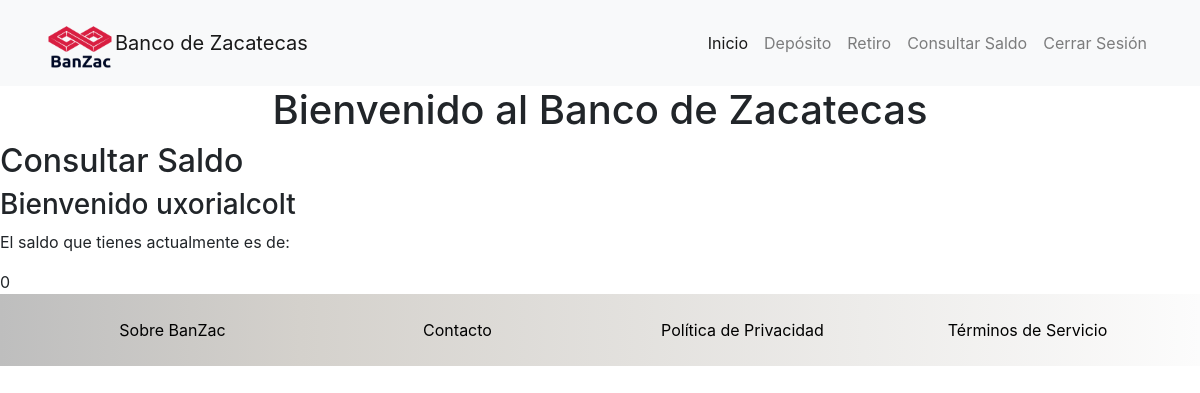
Before: /transacciones/consultar_saldo/ (signed in) with the older database file.
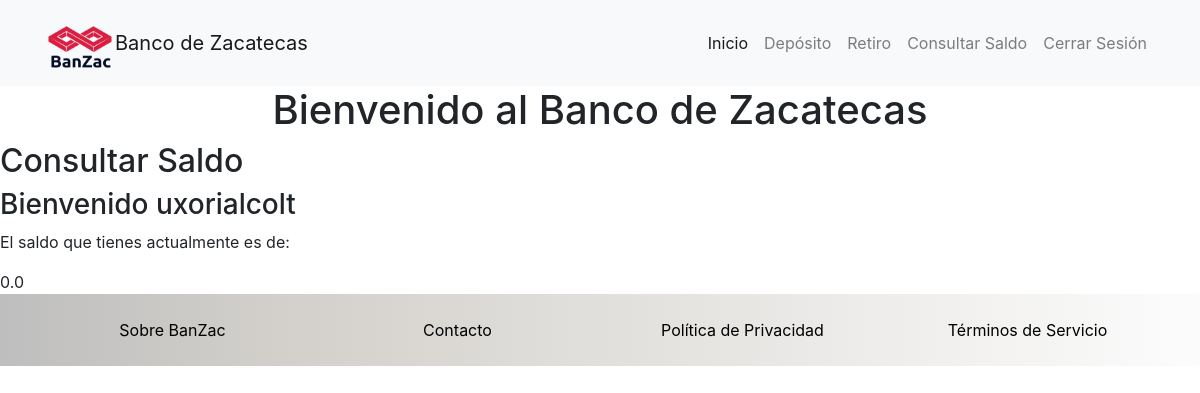
After: the same page with the newer database file.
### transacciones/models.py (models this page shows, shortened)
class Transaccion(models.Model):
    user = models.ForeignKey(User, on_delete=models.CASCADE)
    profile = models.ForeignKey('users.Profile', on_delete=models.CASCADE)
    saldo = models.FloatField(default=0)
    transferencia = models.FloatField(null = True)
    retiro = models.FloatField(null=True)
    created = models.DateTimeField(auto_now_add=True)
    modified = models.DateTimeField(auto_now=True)

### transacciones/views.py (the view)
# urls.py: path('transacciones/consultar_saldo/', transacciones_views.solicitar_saldo, name="consultar_saldo"),
@login_required
def solicitar_saldo(request):
    user = User.objects.get(id = request.user.id)
    x = Transaccion.objects.filter(profile_id = request.user.id)
    numero_deposito = len(x)
    saldo_transaccion = Transaccion.objects.filter(profile_id = user.id).latest('created')
    saldo = saldo_transaccion.saldo
    return render(
        request = request,
        template_name = 'transacciones/saldo.html',
        context = {
            'saldo': saldo,
        }
    )

### templates/transacciones/saldo.html (shortened to what this page needs)
{% extends "base.html" %}
{% block container %}
    <h2>Consultar Saldo</h2>
    <h3> Bienvenido {{ request.user.username }}</h3>
    <p>El saldo que tienes actualmente es de: </p>
    {{ saldo }}
{% endblock %}

### templates/base.html (shortened to what this page needs)
<!doctype html>
<html lang="en">
  <head>
    {% load static %}
    <link rel="stylesheet" href="https://stackpath.bootstrapcdn.com/bootstrap/4.5.0/css/bootstrap.min.css">
    <link rel="stylesheet" href="/static/css/index.css">
  </head>
  <body>
    <header id="header">
        {% include "nav.html" %}
    </header>
    <h1 style="text-align: center;">Bienvenido al Banco de Zacatecas</h1>
    {% block container %}
    {% endblock %}
    <footer id="footer">
        {% include "footer.html" %}
    </footer>
  </body>
</html>

### templates/nav.html (shortened to what this page needs)
{% load static %}
<nav id="nav-header" class="navbar navbar-expand-lg navbar-light bg-light">
    <div class="container">
        <img src="/static/img/banzac-logo.png" alt="Banzac-logo" width="70">
        <a class="navbar-brand" href="#">Banco de Zacatecas</a>
        <div class="collapse navbar-collapse" id="navbarSupportedContent">
          <ul class="navbar-nav ml-auto">
            <li class="nav-item active">
              <a class="nav-link" href="http://127.0.0.1:8000/inicio/">Inicio <span class="sr-only">(current)</span></a>
            </li>
            <li class="nav-item">
              <a class="nav-link" href="{% url "deposito" %}">Depósito</a>
            </li>
            <li class="nav-item">
              <a class="nav-link" href="http://127.0.0.1:8000/transacciones/retiro">Retiro</a>
            </li>
            <li class="nav-item">
              <a class="nav-link" href="http://127.0.0.1:8000/transacciones/consultar_saldo/">Consultar Saldo</a>
            </li>
            <li class="nav-item">
              <a class="nav-link" href="{% url "logout" %}">Cerrar Sesión</a>
            </li>
          </ul>
        </div>
    </div>
    </nav>

### templates/footer.html
{% load static %}
<div class="container">
    <div class="row pb-4 pt-4 text-center">
      <div class="col col-12 col-lg">
        <a href="#">Sobre BanZac</a>
      </div>
      <div class="col col-12 col-lg">
        <a href="#">Contacto</a>
      </div>
      <div class="col col-12 col-lg">
        <a href="#">Política de Privacidad</a>
      </div>
      <div class="col col-12 col-lg">
        <a href="#">Términos de Servicio</a>
      </div>
    </div>
</div>

### static/css/index.css (style rules this page uses)
#header img { width: 70px; }
#footer { background: linear-gradient(90deg, rgb(190, 190, 190), rgb(212, 209, 204) 25%, rgb(252, 252, 252)); }
#footer a { color: black; }

Changed rows visible on the page:
now on this page (row edited): Transaccion: saldo "0.0"
Other visible differences:
{{ saldo }}: "0" → (not shown)
